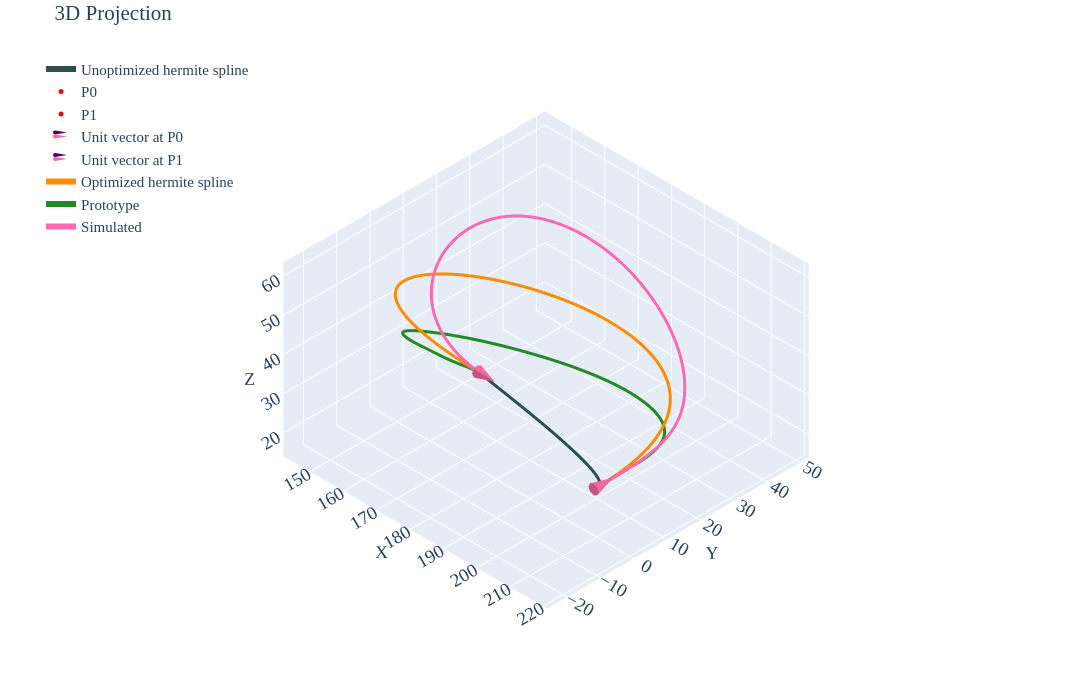

The cell this chart's notebook holds for it:
### Code cell
df=pd.read_csv('../data/2810/p3-case2.csv')
prt=df.iloc[10:,2:].reset_index(drop=True)
p0=df.iloc[5,2:].values.astype(float)   
p1=df.iloc[6,2:].values.astype(float)   
u0=df.iloc[8,2:].values.astype(float)   
u1=df.iloc[9,2:].values.astype(float)   
m0=df.iloc[2,1]                         
m1=df.iloc[3,1]                         
u0_init=u0*m0
u1_init=u1*m1
spl=utils.hermite(p0,p1,u0_init,u1_init,num_points=51)
spl_tgt=pd.read_csv('../data/2810/rev-opt/p3-case2-opt.csv').values
siml=pd.DataFrame(final_rod_position.T,columns=['X','Y','Z'])
siml.to_csv('data/p3-case2.csv',index=False)
utils.plotter(spl,p0,p1,u0_init,u1_init,tgt=spl_tgt,prt=prt.values,siml=siml.values,cne=6,intr='d',tgt_label='Optimized hermite spline')
